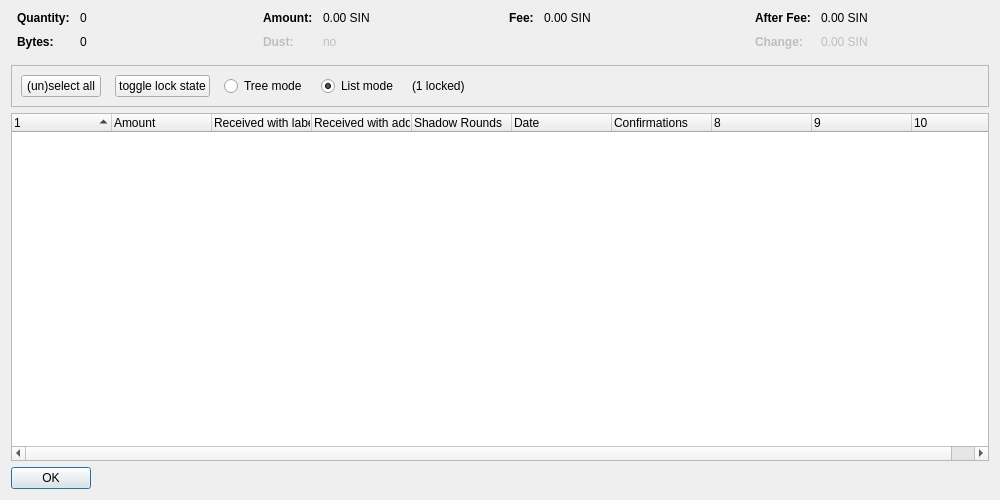
<?xml version="1.0" encoding="UTF-8"?>
<ui version="4.0">
 <class>CoinControlDialog</class>
 <widget class="QDialog" name="CoinControlDialog">
  <property name="geometry">
   <rect>
    <x>0</x>
    <y>0</y>
    <width>1000</width>
    <height>500</height>
   </rect>
  </property>
  <property name="windowTitle">
   <string>Coin Selection</string>
  </property>
  <layout class="QVBoxLayout" name="verticalLayout">
   <item>
    <layout class="QHBoxLayout" name="horizontalLayoutTop" stretch="0,0,0,0">
     <property name="topMargin">
      <number>0</number>
     </property>
     <property name="bottomMargin">
      <number>10</number>
     </property>
     <item>
      <layout class="QFormLayout" name="formLayoutCoinControl1">
       <property name="horizontalSpacing">
        <number>10</number>
       </property>
       <property name="verticalSpacing">
        <number>10</number>
       </property>
       <property name="leftMargin">
        <number>6</number>
       </property>
       <property name="rightMargin">
        <number>6</number>
       </property>
       <item row="0" column="0">
        <widget class="QLabel" name="labelCoinControlQuantityText">
         <property name="font">
          <font>
           <weight>75</weight>
           <bold>true</bold>
          </font>
         </property>
         <property name="text">
          <string>Quantity:</string>
         </property>
        </widget>
       </item>
       <item row="0" column="1">
        <widget class="QLabel" name="labelCoinControlQuantity">
         <property name="cursor">
          <cursorShape>IBeamCursor</cursorShape>
         </property>
         <property name="contextMenuPolicy">
          <enum>Qt::ActionsContextMenu</enum>
         </property>
         <property name="text">
          <string notr="true">0</string>
         </property>
         <property name="textInteractionFlags">
          <set>Qt::LinksAccessibleByMouse|Qt::TextSelectableByKeyboard|Qt::TextSelectableByMouse</set>
         </property>
        </widget>
       </item>
       <item row="1" column="0">
        <widget class="QLabel" name="labelCoinControlBytesText">
         <property name="font">
          <font>
           <weight>75</weight>
           <bold>true</bold>
          </font>
         </property>
         <property name="text">
          <string>Bytes:</string>
         </property>
        </widget>
       </item>
       <item row="1" column="1">
        <widget class="QLabel" name="labelCoinControlBytes">
         <property name="cursor">
          <cursorShape>IBeamCursor</cursorShape>
         </property>
         <property name="contextMenuPolicy">
          <enum>Qt::ActionsContextMenu</enum>
         </property>
         <property name="text">
          <string notr="true">0</string>
         </property>
         <property name="textInteractionFlags">
          <set>Qt::LinksAccessibleByMouse|Qt::TextSelectableByKeyboard|Qt::TextSelectableByMouse</set>
         </property>
        </widget>
       </item>
      </layout>
     </item>
     <item>
      <layout class="QFormLayout" name="formLayoutCoinControl2">
       <property name="horizontalSpacing">
        <number>10</number>
       </property>
       <property name="verticalSpacing">
        <number>10</number>
       </property>
       <property name="leftMargin">
        <number>6</number>
       </property>
       <property name="rightMargin">
        <number>6</number>
       </property>
       <item row="0" column="0">
        <widget class="QLabel" name="labelCoinControlAmountText">
         <property name="font">
          <font>
           <weight>75</weight>
           <bold>true</bold>
          </font>
         </property>
         <property name="text">
          <string>Amount:</string>
         </property>
        </widget>
       </item>
       <item row="0" column="1">
        <widget class="QLabel" name="labelCoinControlAmount">
         <property name="cursor">
          <cursorShape>IBeamCursor</cursorShape>
         </property>
         <property name="contextMenuPolicy">
          <enum>Qt::ActionsContextMenu</enum>
         </property>
         <property name="text">
          <string notr="true">0.00 SIN</string>
         </property>
         <property name="textInteractionFlags">
          <set>Qt::LinksAccessibleByMouse|Qt::TextSelectableByKeyboard|Qt::TextSelectableByMouse</set>
         </property>
        </widget>
       </item>
       <item row="1" column="0">
        <widget class="QLabel" name="labelCoinControlLowOutputText">
         <property name="enabled">
          <bool>false</bool>
         </property>
         <property name="font">
          <font>
           <weight>75</weight>
           <bold>true</bold>
          </font>
         </property>
         <property name="text">
          <string>Dust:</string>
         </property>
        </widget>
       </item>
       <item row="1" column="1">
        <widget class="QLabel" name="labelCoinControlLowOutput">
         <property name="enabled">
          <bool>false</bool>
         </property>
         <property name="cursor">
          <cursorShape>IBeamCursor</cursorShape>
         </property>
         <property name="contextMenuPolicy">
          <enum>Qt::ActionsContextMenu</enum>
         </property>
         <property name="text">
          <string notr="true">no</string>
         </property>
         <property name="textInteractionFlags">
          <set>Qt::LinksAccessibleByMouse|Qt::TextSelectableByKeyboard|Qt::TextSelectableByMouse</set>
         </property>
        </widget>
       </item>
      </layout>
     </item>
     <item>
      <layout class="QFormLayout" name="formLayoutCoinControl3">
       <property name="horizontalSpacing">
        <number>10</number>
       </property>
       <property name="verticalSpacing">
        <number>10</number>
       </property>
       <property name="leftMargin">
        <number>6</number>
       </property>
       <property name="rightMargin">
        <number>6</number>
       </property>
       <item row="0" column="0">
        <widget class="QLabel" name="labelCoinControlFeeText">
         <property name="font">
          <font>
           <weight>75</weight>
           <bold>true</bold>
          </font>
         </property>
         <property name="text">
          <string>Fee:</string>
         </property>
        </widget>
       </item>
       <item row="0" column="1">
        <widget class="QLabel" name="labelCoinControlFee">
         <property name="cursor">
          <cursorShape>IBeamCursor</cursorShape>
         </property>
         <property name="contextMenuPolicy">
          <enum>Qt::ActionsContextMenu</enum>
         </property>
         <property name="text">
          <string notr="true">0.00 SIN</string>
         </property>
         <property name="textInteractionFlags">
          <set>Qt::LinksAccessibleByMouse|Qt::TextSelectableByKeyboard|Qt::TextSelectableByMouse</set>
         </property>
        </widget>
       </item>
      </layout>
     </item>
     <item>
      <layout class="QFormLayout" name="formLayoutCoinControl4">
       <property name="horizontalSpacing">
        <number>10</number>
       </property>
       <property name="verticalSpacing">
        <number>10</number>
       </property>
       <property name="leftMargin">
        <number>6</number>
       </property>
       <property name="rightMargin">
        <number>6</number>
       </property>
       <item row="0" column="0">
        <widget class="QLabel" name="labelCoinControlAfterFeeText">
         <property name="font">
          <font>
           <weight>75</weight>
           <bold>true</bold>
          </font>
         </property>
         <property name="text">
          <string>After Fee:</string>
         </property>
        </widget>
       </item>
       <item row="0" column="1">
        <widget class="QLabel" name="labelCoinControlAfterFee">
         <property name="cursor">
          <cursorShape>IBeamCursor</cursorShape>
         </property>
         <property name="contextMenuPolicy">
          <enum>Qt::ActionsContextMenu</enum>
         </property>
         <property name="text">
          <string notr="true">0.00 SIN</string>
         </property>
         <property name="textInteractionFlags">
          <set>Qt::LinksAccessibleByMouse|Qt::TextSelectableByKeyboard|Qt::TextSelectableByMouse</set>
         </property>
        </widget>
       </item>
       <item row="1" column="0">
        <widget class="QLabel" name="labelCoinControlChangeText">
         <property name="enabled">
          <bool>false</bool>
         </property>
         <property name="font">
          <font>
           <weight>75</weight>
           <bold>true</bold>
          </font>
         </property>
         <property name="text">
          <string>Change:</string>
         </property>
        </widget>
       </item>
       <item row="1" column="1">
        <widget class="QLabel" name="labelCoinControlChange">
         <property name="enabled">
          <bool>false</bool>
         </property>
         <property name="cursor">
          <cursorShape>IBeamCursor</cursorShape>
         </property>
         <property name="contextMenuPolicy">
          <enum>Qt::ActionsContextMenu</enum>
         </property>
         <property name="text">
          <string notr="true">0.00 SIN</string>
         </property>
         <property name="textInteractionFlags">
          <set>Qt::LinksAccessibleByMouse|Qt::TextSelectableByKeyboard|Qt::TextSelectableByMouse</set>
         </property>
        </widget>
       </item>
      </layout>
     </item>
    </layout>
   </item>
   <item>
    <widget class="QFrame" name="frame">
     <property name="minimumSize">
      <size>
       <width>0</width>
       <height>40</height>
      </size>
     </property>
     <property name="frameShape">
      <enum>QFrame::StyledPanel</enum>
     </property>
     <property name="frameShadow">
      <enum>QFrame::Sunken</enum>
     </property>
     <layout class="QHBoxLayout" name="horizontalLayout">
      <item>
       <layout class="QHBoxLayout" name="horizontalLayoutPanel" stretch="0,0,0,0,0">
        <property name="spacing">
         <number>14</number>
        </property>
        <item>
         <widget class="QPushButton" name="pushButtonSelectAll">
          <property name="sizePolicy">
           <sizepolicy hsizetype="Maximum" vsizetype="Fixed">
            <horstretch>0</horstretch>
            <verstretch>0</verstretch>
           </sizepolicy>
          </property>
          <property name="text">
           <string>(un)select all</string>
          </property>
          <property name="autoDefault">
           <bool>false</bool>
          </property>
         </widget>
        </item>
        <item>
         <widget class="QPushButton" name="pushButtonToggleLock">
          <property name="sizePolicy">
           <sizepolicy hsizetype="Maximum" vsizetype="Fixed">
            <horstretch>0</horstretch>
            <verstretch>0</verstretch>
           </sizepolicy>
          </property>
          <property name="text">
           <string>toggle lock state</string>
          </property>
          <property name="autoDefault">
           <bool>false</bool>
          </property>
         </widget>
        </item>
        <item>
         <widget class="QRadioButton" name="radioTreeMode">
          <property name="sizePolicy">
           <sizepolicy hsizetype="Maximum" vsizetype="Fixed">
            <horstretch>0</horstretch>
            <verstretch>0</verstretch>
           </sizepolicy>
          </property>
          <property name="text">
           <string>Tree mode</string>
          </property>
         </widget>
        </item>
        <item>
         <widget class="QRadioButton" name="radioListMode">
          <property name="sizePolicy">
           <sizepolicy hsizetype="Maximum" vsizetype="Fixed">
            <horstretch>0</horstretch>
            <verstretch>0</verstretch>
           </sizepolicy>
          </property>
          <property name="text">
           <string>List mode</string>
          </property>
          <property name="checked">
           <bool>true</bool>
          </property>
         </widget>
        </item>
        <item>
         <widget class="QLabel" name="labelLocked">
          <property name="text">
           <string notr="true">(1 locked)</string>
          </property>
         </widget>
        </item>
        <item>
         <spacer name="horizontalSpacer">
          <property name="orientation">
           <enum>Qt::Horizontal</enum>
          </property>
          <property name="sizeHint" stdset="0">
           <size>
            <width>40</width>
            <height>20</height>
           </size>
          </property>
         </spacer>
        </item>
       </layout>
      </item>
     </layout>
    </widget>
   </item>
   <item>
    <widget class="CoinControlTreeWidget" name="treeWidget">
     <property name="contextMenuPolicy">
      <enum>Qt::CustomContextMenu</enum>
     </property>
     <property name="sortingEnabled">
      <bool>false</bool>
     </property>
     <property name="columnCount">
      <number>10</number>
     </property>
     <attribute name="headerShowSortIndicator" stdset="0">
      <bool>true</bool>
     </attribute>
     <attribute name="headerStretchLastSection">
      <bool>false</bool>
     </attribute>
     <column>
      <property name="text">
       <string/>
      </property>
     </column>
     <column>
      <property name="text">
       <string>Amount</string>
      </property>
     </column>
     <column>
      <property name="text">
       <string>Received with label</string>
      </property>
     </column>
     <column>
      <property name="text">
       <string>Received with address</string>
      </property>
     </column>
     <column>
      <property name="text">
       <string>Shadow Rounds</string>
      </property>
     </column>
     <column>
      <property name="text">
       <string>Date</string>
      </property>
     </column>
     <column>
      <property name="text">
       <string>Confirmations</string>
      </property>
      <property name="toolTip">
       <string>Confirmed</string>
      </property>
     </column>
     <column>
      <property name="text">
       <string/>
      </property>
     </column>
     <column>
      <property name="text">
       <string/>
      </property>
     </column>
     <column>
      <property name="text">
       <string/>
      </property>
     </column>
     <column>
      <property name="text">
       <string/>
      </property>
     </column>
    </widget>
   </item>
   <item>
    <widget class="QDialogButtonBox" name="buttonBox">
     <property name="sizePolicy">
      <sizepolicy hsizetype="Maximum" vsizetype="Fixed">
       <horstretch>0</horstretch>
       <verstretch>0</verstretch>
      </sizepolicy>
     </property>
     <property name="orientation">
      <enum>Qt::Horizontal</enum>
     </property>
     <property name="standardButtons">
      <set>QDialogButtonBox::Ok</set>
     </property>
    </widget>
   </item>
  </layout>
 </widget>
 <customwidgets>
  <customwidget>
   <class>CoinControlTreeWidget</class>
   <extends>QTreeWidget</extends>
   <header>qt/coincontroltreewidget.h</header>
  </customwidget>
 </customwidgets>
 <resources/>
 <connections/>
</ui>
